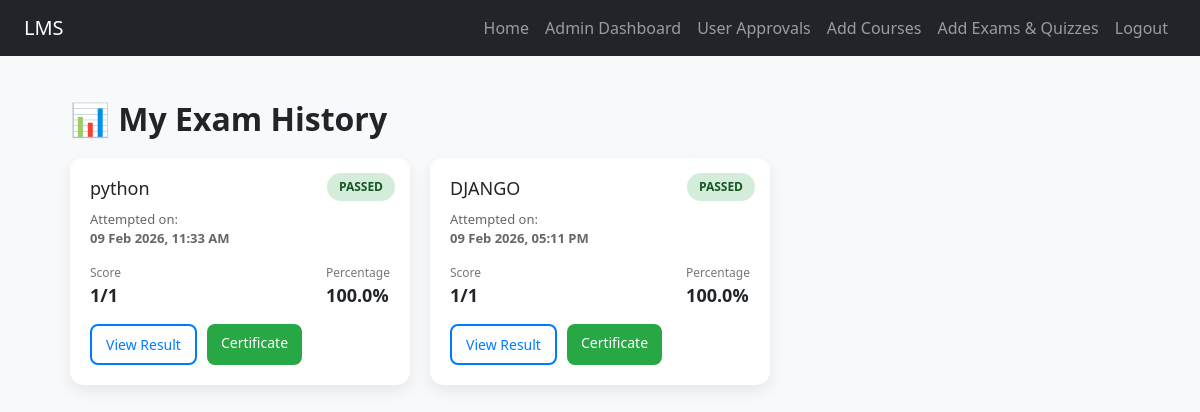
The app's page /api/exams/history/ (signed in) with its own data.
### exams/models.py (models this page shows, shortened)
class ExamResult(models.Model):
    student = models.ForeignKey(User, on_delete=models.CASCADE)
    exam = models.ForeignKey(Exam, on_delete=models.CASCADE)
    score = models.IntegerField()
    total_questions = models.IntegerField()
    percentage = models.FloatField()
    passed = models.BooleanField(default=False)
    submitted_at = models.DateTimeField(auto_now_add=True)

class Exam(models.Model):
    title = models.CharField(max_length=200)
    description = models.TextField()
    duration_minutes = models.IntegerField(default=30)
    total_marks = models.IntegerField(default=0)
    created_at = models.DateTimeField(auto_now_add=True)

### exams/views.py (the view)
# urls.py: path("history/", views.exam_history, name="exam_history"),
@login_required
def exam_history(request):
    results = ExamResult.objects.filter(student=request.user)
    return render(request, "exams/exam_history.html", {"results": results})

### templates/exams/exam_history.html (shortened to what this page needs)
{% extends "base.html" %}
{% block content %}
<div class="history-container">
    <h2 class="page-title">📊 My Exam History</h2>
    {% if not results %}
        <div class="empty-card">
            <div class="empty-icon">📝</div>
            <h3>No Exams Attempted</h3>
            <p>You haven’t attempted any exams yet.</p>
            <a href="{% url 'exam-list' %}" class="btn-primary">
                Browse Exams
            </a>
        </div>
    {% else %}
        <div class="history-grid">
            {% for r in results %}
                <div class="history-card">
                    <h3 class="exam-title">{{ r.exam.title }}</h3>
                    <p class="exam-meta">
                        Attempted on:<br>
                        <strong>{{ r.submitted_at|date:"d M Y, h:i A" }}</strong>
                    </p>
                    <div class="score-row">
                        <div>
                            <span class="label">Score</span>
                            <span class="value">{{ r.score }}/{{ r.total_questions }}</span>
                        </div>
                        <div>
                            <span class="label">Percentage</span>
                            <span class="value">{{ r.percentage }}%</span>
                        </div>
                    </div>
                    <span class="status
                        {% if r.passed %}
                            status-pass
                        {% else %}
                            status-fail
                        {% endif %}
                    ">
                        {% if r.passed %} PASSED {% else %} FAILED {% endif %}
                    </span>
                    <div class="card-actions">
                        <a href="{% url 'view_result' r.id %}" class="btn-outline">
                            View Result
                        </a>
                        {% if r.passed %}
                            <a href="{% url 'certificates:download' r.id %}" class="btn-success">
                                Certificate
                            </a>
                        {% endif %}
                    </div>
                </div>
            {% endfor %}
        </div>
    {% endif %}
</div>
{% endblock %}

### static/css/style.css (style rules this page uses)
body { background-color: #f8f9fa; }

### templates/exams/exam_history.html (style rules this page uses)
.history-container { max-width: 1100px; margin: auto; padding: 20px; }
.page-title { margin-bottom: 20px; font-weight: 700; }
.history-grid { display: grid; grid-template-columns: repeat(auto-fill, minmax(300px, 1fr)); gap: 20px; }
.history-card { background: white; border-radius: 14px; padding: 20px; box-shadow: 0 6px 16px rgba(0,0,0,0.08); position: relative; transition: transform 0.2s ease; }
.exam-title { font-size: 18px; margin-bottom: 10px; }
.exam-meta { color: #666; font-size: 13px; margin-bottom: 15px; }
.score-row { display: flex; justify-content: space-between; margin-bottom: 12px; }
.label { display: block; font-size: 12px; color: #777; }
.value { font-size: 18px; font-weight: bold; }
.status { position: absolute; top: 15px; right: 15px; padding: 5px 12px; border-radius: 20px; font-size: 12px; font-weight: bold; }
.status-pass { background: #d4edda; color: #155724; }
.card-actions { margin-top: 15px; display: flex; gap: 10px; }
.btn-success { background: #28a745; color: white; padding: 8px 14px; border-radius: 8px; text-decoration: none; font-size: 14px; }
.btn-outline { border: 2px solid #007bff; color: #007bff; padding: 8px 14px; border-radius: 8px; text-decoration: none; font-size: 14px; }

### records on screen
ExamResult: exam "python", submitted_at "09 Feb 2026, 11:33 AM", score "1", total_questions "1", percentage "100.0", passed "PASSED"
ExamResult: exam "DJANGO", submitted_at "09 Feb 2026, 05:11 PM", score "1", total_questions "1", percentage "100.0", passed "PASSED"
